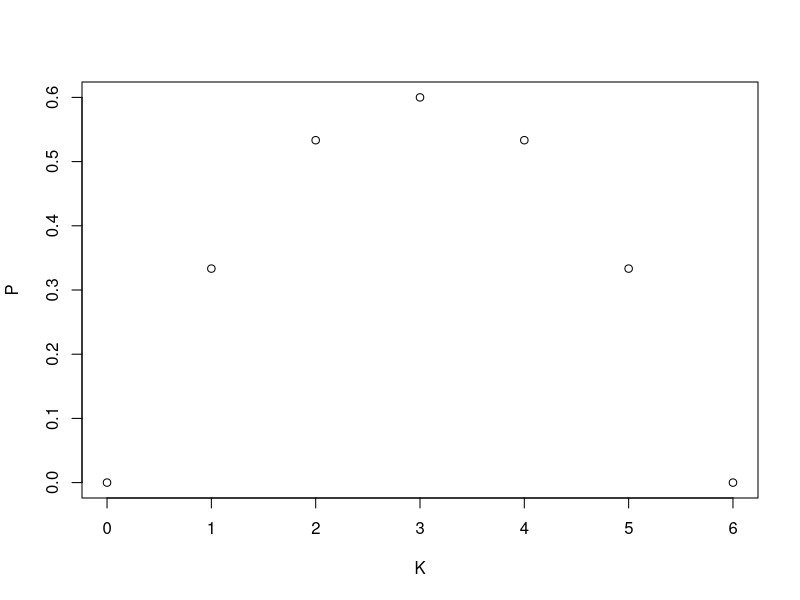
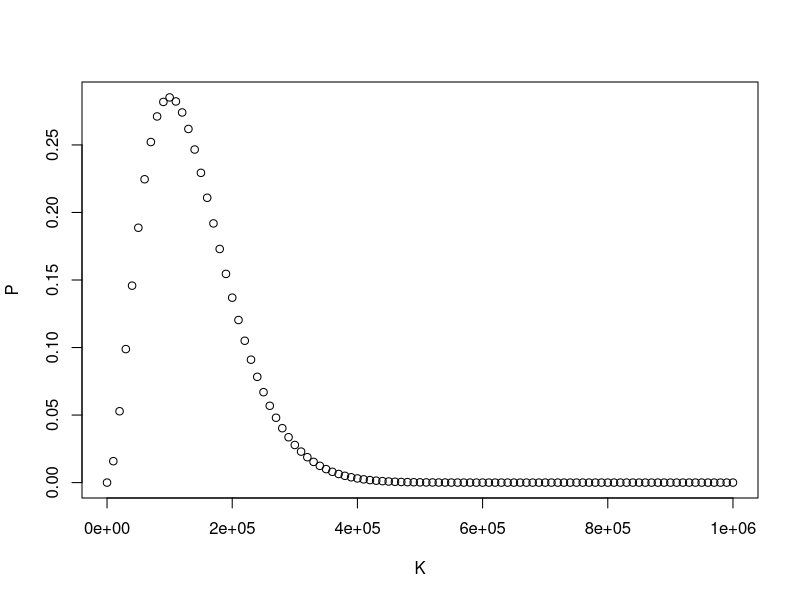
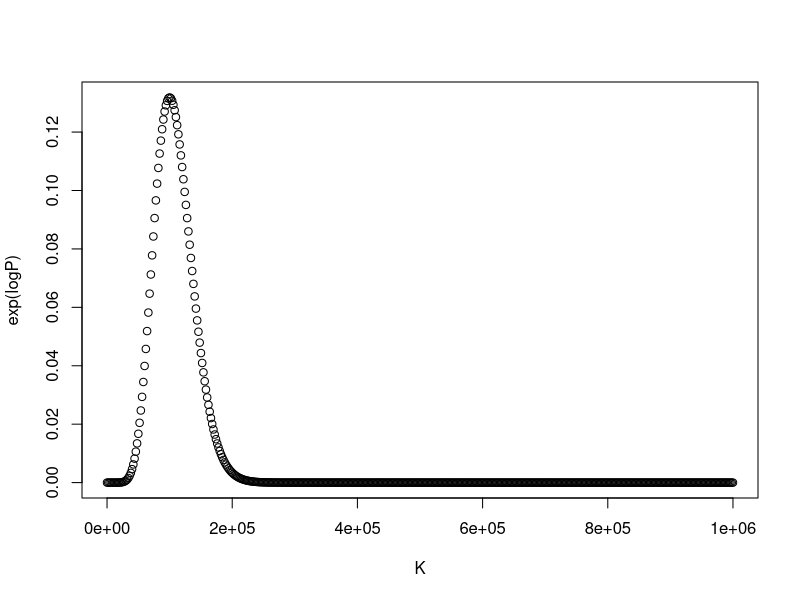
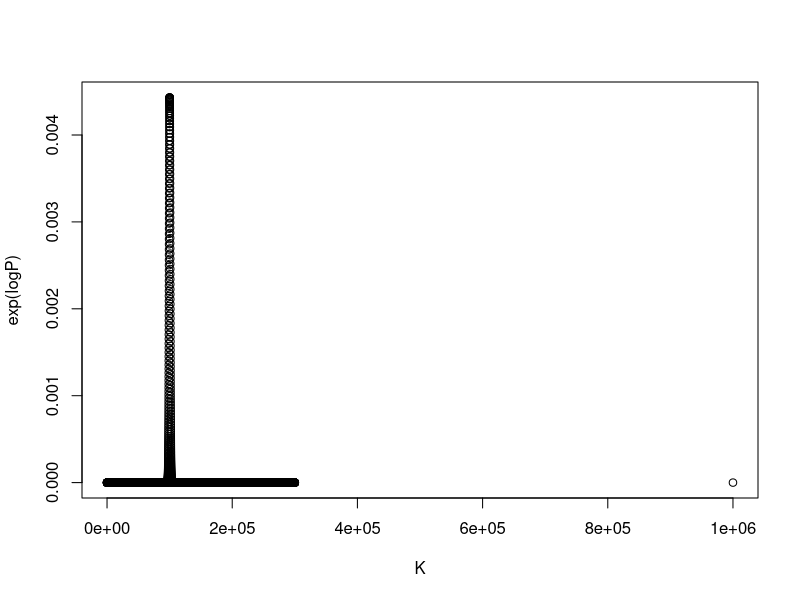
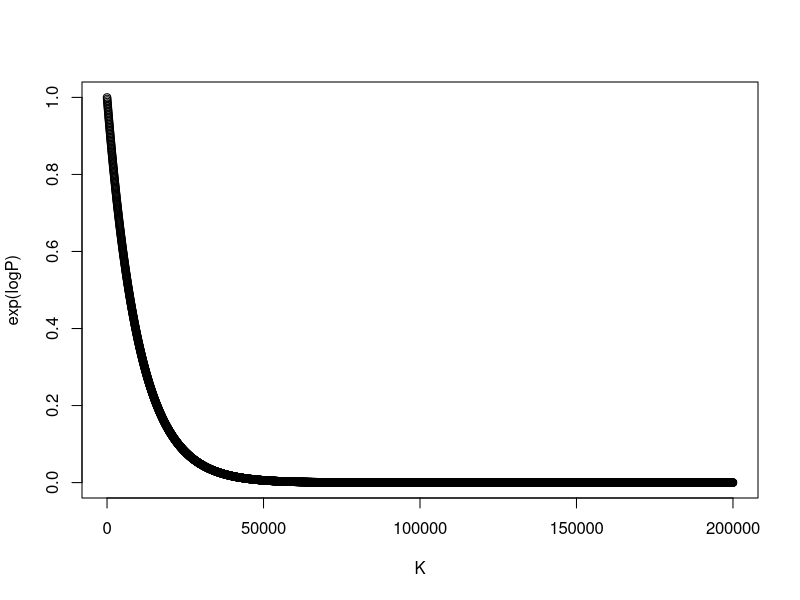
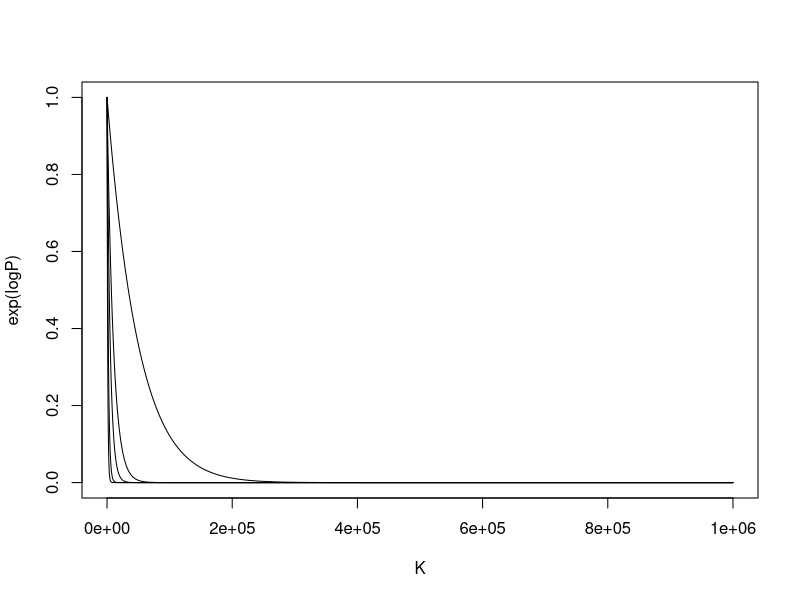

Recreate these plots in R, in order.
## ---- chunk 1
knitr::opts_chunk$set(echo = TRUE)
 N = 6
 K = 2
 n = 2
 k = 1
 P = choose(N-K,n-k)*choose(K,k)/choose(N,n)
## ---- chunk 2
K = seq(0,N)
P = choose(N-K,n-k)*choose(K,k)/choose(N,n)
plot(K,P)
## ---- chunk 3
N = 1e6
n = 20
k = 2
K = seq(0,N,N/100)
P = choose(N-K,n-k)*choose(K,k)/choose(N,n)
plot(K,P)

f <- function(x) abs(choose(N-x,n-k)*choose(x,k)/choose(N,n) - 0.05) 
pk = optimize(f, lower=N*k/n*1.2, upper=N)
pk
## ---- chunk 4
N = 1e6
n = 100
k = 10
K = seq(0,N,N/500)
logP = lchoose(N-K,n-k)+lchoose(K,k)-lchoose(N,n)
plot(K,exp(logP))

f <- function(x) abs(lchoose(N-x,n-k)+lchoose(x,k)-lchoose(N,n) - log(0.05) )
pk = optimize(f, lower=N*k/n*1.2, upper=N)
pk
## ---- chunk 5
N = 1e6
n = 1e5
k = 1e4
K = seq(0,N*.3,N/50000)
K = c(K,N)
logP = lchoose(N-K,n-k)+lchoose(K,k)-lchoose(N,n)
plot(K,exp(logP))

## ---- chunk 6
N = 1e6
k = 0
n = 100
K = seq(0,N*.2,N*.2/5000)
logP = lchoose(N-K,n-k)+lchoose(K,k)-lchoose(N,n)
plot(K,exp(logP))

f <- function(x) abs(lchoose(N-x,n-k)+lchoose(x,k)-lchoose(N,n) - log(0.05) )
pk = optimize(f, lower=N*k/n*1.2, upper=N*.2)
pk
## ---- chunk 7
N = 1e6
k = 0
ns = c(20,100,200,500,1000)
for(n in ns){
K = seq(0,N,N/5000)
logP = lchoose(N-K,n-k)+lchoose(K,k)-lchoose(N,n)
if(n==ns[1]) plot(K,exp(logP),type = 'l')
else points(K,exp(logP),type = 'l')

f <- function(x) abs(lchoose(N-x,n-k)+lchoose(x,k)-lchoose(N,n) - log(0.05) )
pk = optimize(f, lower=N*k/n*1.2, upper=N*.2)
print(pk)
}
